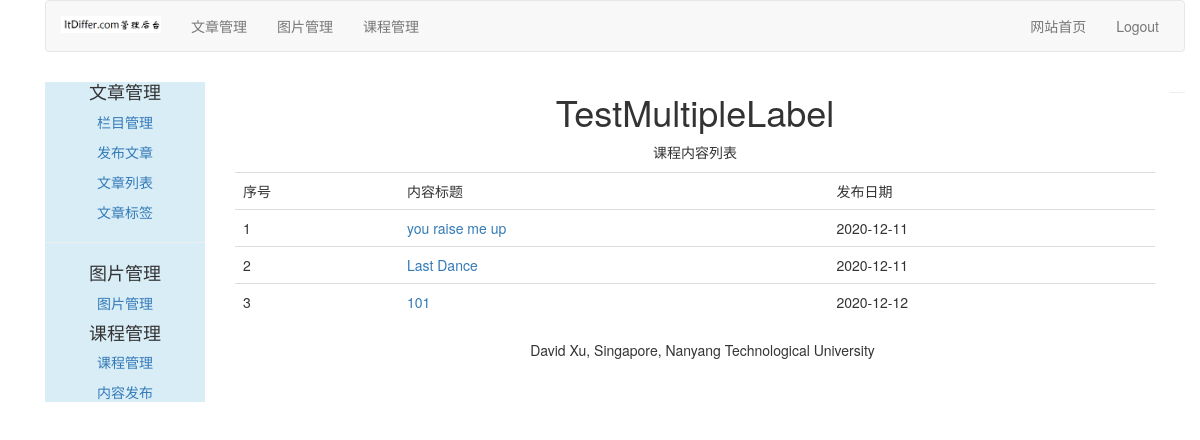
The page /course/list-lessons/3/ on the database its author committed.
### course/models.py (models this page shows, shortened)
class Course(models.Model):
    user = models.ForeignKey(User, on_delete=models.CASCADE, related_name="courses_user")
    title = models.CharField(max_length=200)
    slug = models.SlugField(max_length=200, unique=True)
    overview = models.TextField()
    created = models.DateTimeField(auto_now_add=True)
    student = models.ManyToManyField(User, related_name="courses_joined", blank=True)
    class Meta:
        ordering = ('-created',)

class Lesson(models.Model):
    user = models.ForeignKey(User, on_delete=models.CASCADE, related_name="lesson_user")
    course = models.ForeignKey(Course, on_delete=models.CASCADE, related_name="lesson")
    title = models.CharField(max_length=200)
    video = models.FileField(upload_to=user_directory_path)
    description = models.TextField(blank=True)
    attach = models.FileField(blank=True, upload_to=user_directory_path)
    created = models.DateTimeField(auto_now_add=True)
    order = OrderField(blank=True, for_fields=['course'])
    class Meta:
        ordering = ['order', ]

### course/views.py (the view)
# urls.py: path('list-lessons/<int:course_id>/', ListLessonsView.as_view(), name="list_lessons"),
class ListLessonsView(LoginRequiredMixin, TemplateResponseMixin, View):
    login_url = "/account/login/"
    template_name = "course/manage/list_lessons.html"
    def get(self, request, course_id):
        course = get_object_or_404(Course, id=course_id)
        return self.render_to_response({"course": course})

### templates/course/manage/list_lessons.html (shortened to what this page needs)
{% extends "article/base.html" %}
{% block content %}
    <div>
        <div class="text-center">
            <h1>{{ course.title }}</h1>
            <p>课程内容列表</p>
        </div>
        <table class="table table-hover" style="margin-top: 10px;">
            <tr>
                <td>序号</td>
                <td>内容标题</td>
                <td>发布日期</td>
            </tr>
            {% for lesson in course.lesson.all %}
                <tr id="{{ forloop.counter }}">
                    <td>{{ forloop.counter }}</td>
                    <td><a href="{% url 'course:detail_lesson' lesson.id %}">{{ lesson.title }}</a></td>
                    <td>{{ lesson.created|date:"Y-m-d" }}</td>
                </tr>
            {% endfor %}
        </table>
    </div>
{% endblock %}

### rows shown on the page
Course: title "TestMultipleLabel"
Lesson: title "you raise me up", created "2020-12-11"
Lesson: title "Last Dance", created "2020-12-11"
Lesson: title "101", created "2020-12-12"
